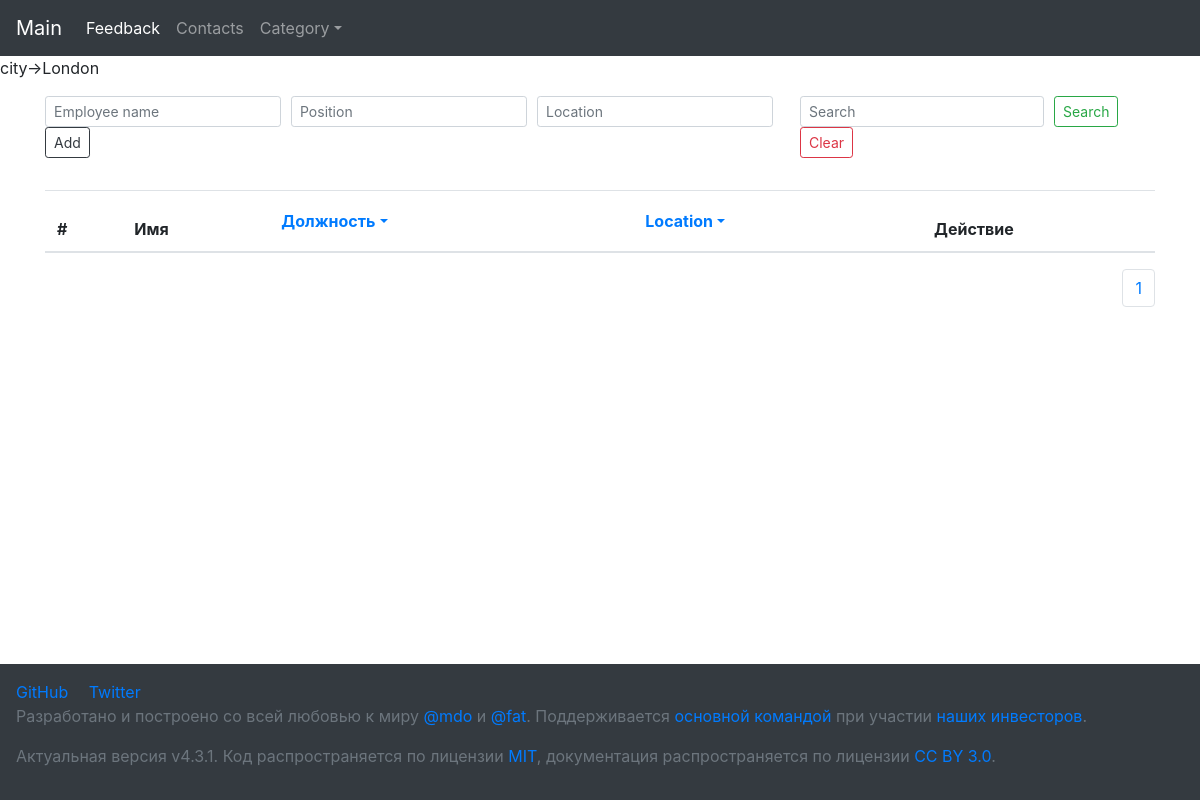
The app's page /templates/request.php/contacts.php?city=London, older data.
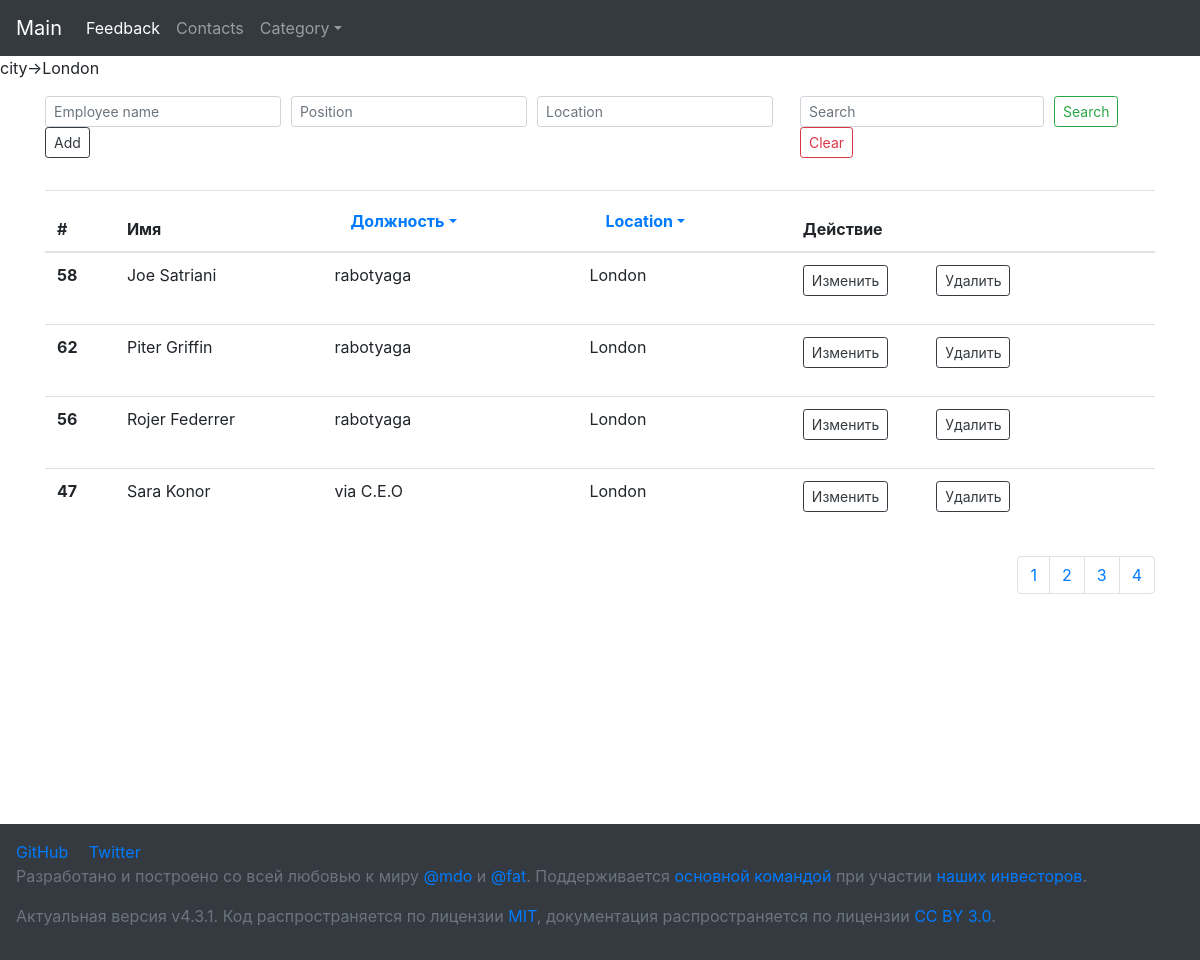
The same page, newer data.
### tables this page shows
CREATE TABLE `planets` (
  `id` tinyint(1) UNSIGNED NOT NULL,
  `name` varchar(50) NOT NULL,
  `position` varchar(50) NOT NULL,
  `location` varchar(50) NOT NULL
);

### templates/request.php (the view, shortened to what the changed rows need)
<?php require "../config_db.php" ?>
<?php require "header.php" ?>
<?php
$keyword = $_GET['search'];
$city = $_GET['city'];
$position = $_GET['position'];
foreach($_GET as $key=>$value){
    echo $key ."->". $value ;
}
$html     = NULL;
$limit    = 5;
$start    = isset($_GET['start'])   ? intval($_GET['start'])   : 0;
if ($city) {
    $stmt = $pdo->prepare("SELECT * FROM planets WHERE  location = ?  ORDER BY name");
    $stmt->bindParam(1, $city, PDO::PARAM_STR, 12);
    $stmt->execute();
    $array = $stmt->fetchAll(PDO::FETCH_ASSOC);
} else if ($position) {
    $stmt = $pdo->prepare("SELECT * FROM planets WHERE  position = ?  ORDER BY name");
    $stmt->bindParam(1, $position, PDO::PARAM_STR, 12);
    $stmt->execute();
    $array = $stmt->fetchAll(PDO::FETCH_ASSOC);
} else if ($keyword) {
    $stmt = $pdo->prepare("SELECT * FROM planets WHERE  name LIKE LOWER('%" . $keyword . "%')
                       OR position LIKE LOWER('%" . $keyword  . "%') OR location LIKE LOWER('%" . $keyword  . "%') ORDER BY name");
    $stmt->execute();
    $array = $stmt->fetchAll(PDO::FETCH_ASSOC);
} else {
    $sth = $pdo->prepare("SELECT * FROM `planets` LIMIT $start,$limit ");
    $sth->execute();
    $array = $sth->fetchAll(PDO::FETCH_ASSOC);
    $allItems = $sth->fetch(PDO::FETCH_OBJ)->count;
    var_dump($sth);
}
?>
<div class="container my-3">
    <table class="my-table table table-hover table-gray my-3">
        <thead>
            <tr>
                <th scope="col">#</th>
                <th scope="col">Имя</th>
                <th scope="col">
                    <a class="nav-link dropdown-toggle" data-toggle="dropdown" href="#" role="button" aria-haspopup="true" aria-expanded="false">Должность</a>
                </th>
                <th scope="col">
                    <a class="nav-link dropdown-toggle" data-toggle="dropdown" href="#" role="button" aria-haspopup="true" aria-expanded="false">Location</a>
                </th>
                <th scope="col">Действие</th>
            </tr>
        </thead>
        <tbody>
            <?php foreach ($array as $row) { ?>
                <tr>
                    <th scope="row"> <?php echo $row['id'] . "\n"; ?> </th>
                    <td> <?php echo $row['name'] . "\n"; ?> </td>
                    <td> <?php echo $row['position'] . "\n", "<br>"; ?> </td>
                    <td> <?php echo $row['location'] . "\n", "<br>"; ?> </td>
                    <td>
                        <div class="form-small">
                            <form action="update.php" method="GET">
                                <button name="submit" type="submit" class="mr-5 btn btn-outline-dark btn-sm">Изменить</button></a>
                            </form>
                            <form action="delete.php?id=<?php echo $row['id'] ?>" method="POST">
                                <button name="submit" type="submit" class="btn btn-outline-dark btn-sm">Удалить</button></a>
                            </form>
                        </div>
                    </td>
                </tr>
            <?php } ?>
        </tbody>
    </table>
    <?php
    $sth = $pdo->prepare("SELECT COUNT(*) as count FROM planets");
    $sth->execute();
    $allItems = $sth->fetch(PDO::FETCH_OBJ)->count;
    $pageCount = ceil( $allItems / $limit);
    for( $i = 0; $i < $pageCount; $i++ ) {
        $html .= '<li class="page-item"><a class="page-link" href="/templates/request.php?'  . '&start=' . ($i * $limit)  . '">' . ($i + 1)  . '</a></li>';
    }
    echo '<ul class="pagination justify-content-end">' . $html . '</ul>';
    ?>
</div>

Row changes from the older to the newer data that the page shows:
added planets: id "58", name "Joe Satriani", position "rabotyaga", location "London"
added planets: id "62", name "Piter Griffin", position "rabotyaga", location "London"
added planets: id "56", name "Rojer Federrer", position "rabotyaga", location "London"
added planets: id "47", name "Sara Konor", position "via C.E.O", location "London"
Text that changed along with them:
new list line: "2"
new list line: "3"
new list line: "4"
